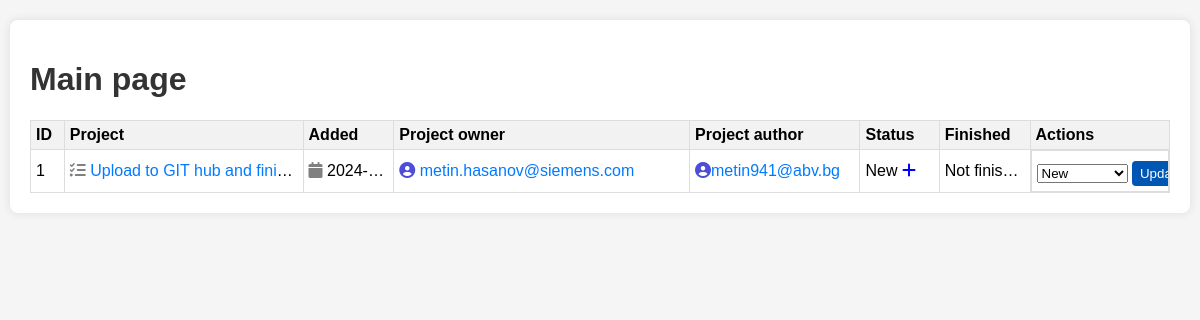
The app's page /main, older data.
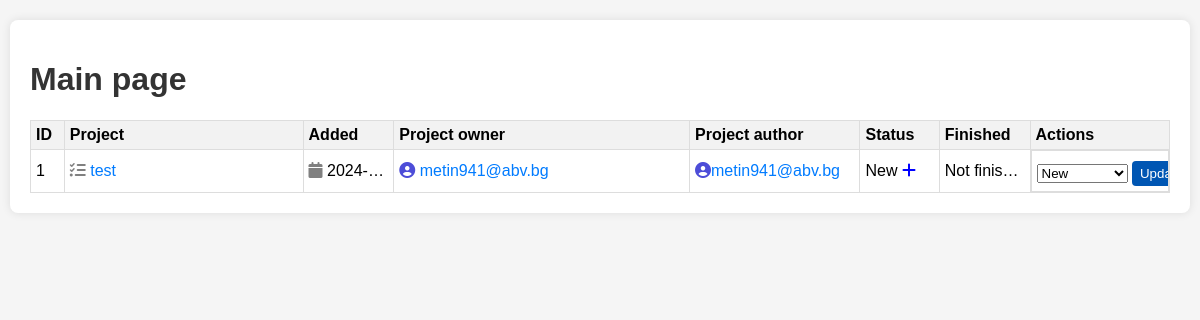
The same page, newer data.
### app.py (models this page shows, shortened)
class Projects(db.Model):
    id = db.Column(db.Integer, primary_key=True)
    content = db.Column(db.String(200), nullable=False)
    owner = db.Column(db.String(50), nullable=False)
    author = db.Column(db.String(50), nullable=False)
    status = db.Column(db.String(60), nullable=False, default="New")
    date_created = db.Column(db.DateTime, default=datetime.utcnow)
    finished = db.Column(db.DateTime, nullable=True)
    comment_count = db.Column(db.Integer, default=0)
    comments = db.relationship('Comment_project', backref='project', lazy=True, cascade='all, delete-orphan', primaryjoin="Projects.id == Comment_project.task_id")

### app.py (the view, shortened to what this page needs)
@app.route('/main/<int:project_id>', methods=['POST', 'GET'])
@app.route('/main', methods=['POST', 'GET'])
def main(project_id=None):
    if project_id:
        project = Projects.query.get_or_404(project_id)
    else:
        project = None
    projects = Projects.query.order_by(Projects.date_created).all()
    return render_template('main.html', projects=projects, selected_project=project)

### templates/main.html (shortened to what this page needs)
{% extends 'base.html' %}
{% block body %}
<div class="content_project">
    <h1>Main page</h1>
    <table>
        <tr>
            <th>ID</th>
            <th>Project</th>
            <th><label>Added</label></th>
            <th><label>Project owner</label></th>
            <th><label>Project author</label></th>
            <th><label>Status</label></th>
            <th><label>Finished</label></th>
            <th><label>Actions</label></th>
        </tr>
        {% for project in projects %}
            <tr>
                <td>{{ project.id }}</td>
                <td> <i class="fa fa-tasks" style="color: gray;"></i> <a href="{{ url_for('main_project_details', project_id=project.id) }}" target="_blank">{{ project.content }}</a></td>
                <td><i class="fa fa-calendar" style="color: gray;"></i> {{ project.date_created.date() }}</td>
                <td>
                        {% if project.owner is not none and '@' in project.owner and '.' in project.owner %}
                            <i class="fa fa-user-circle" style="color: rgb(77, 77, 216);"></i> <a href="mailto:{{ project.owner }}">{{ project.owner }}</a>
                        {% else %}
                            <i class="fa fa-user-circle" style="color: gray;"></i> {{ project.owner }}
                        {% endif %}
                </td>
                <td>
                    {% if project.author is not none and '@' in project.author and '.' in project.author %}
                        <i class="fa fa-user-circle" style="color: rgb(77, 77, 216);"></i><a href="mailto:{{ project.owner }}">{{ project.author }}</a>
                    {% else %}
                        <i class="fa fa-user-circle" style="color: gray;"></i> {{ project.author }}
                    {% endif %}
                </td>
                <td>{{ project.status }}
                    {% if project.status == 'Completed' %}
                        <i class="fa fa-check-circle" style="color: green;"></i>
                    {% elif project.status == 'In Progress' %}
                        <i class="fa fa-spinner" style="color: orange;"></i>
                    {% elif project.status == 'New' %}
                        <i class="fa fa-plus" style="color: blue;"></i>
                    {% endif %}
                </td>
                <td>{% if project.finished is not none %}
                        <i class="fa fa-calendar" style="color: gray;"></i> {{ project.finished.strftime('%Y-%m-%d') }}
                    {% else %}
                        Not finished yet
                    {% endif %}
                </td>
                <td class="actions">
                    <form action="{{ url_for('main', project_id=project.id) }}" method="POST">
                        <select name="status">
                            <option value="New" {% if project.status == 'New' %} selected {% endif %}>New</option>
                        </select>
                        <button type="submit" class="update-button">Update status</button>
                    </form>
                </td>
            </tr>
        {% endfor %}
    </table>
</div>
{% endblock %}

Row changes from the older to the newer data that the page shows:
changed Projects "metin941@abv.bg": content "Upload to GIT hub and fini…" → "test"; owner "metin.hasanov@siemens.com" → "metin941@abv.bg"
